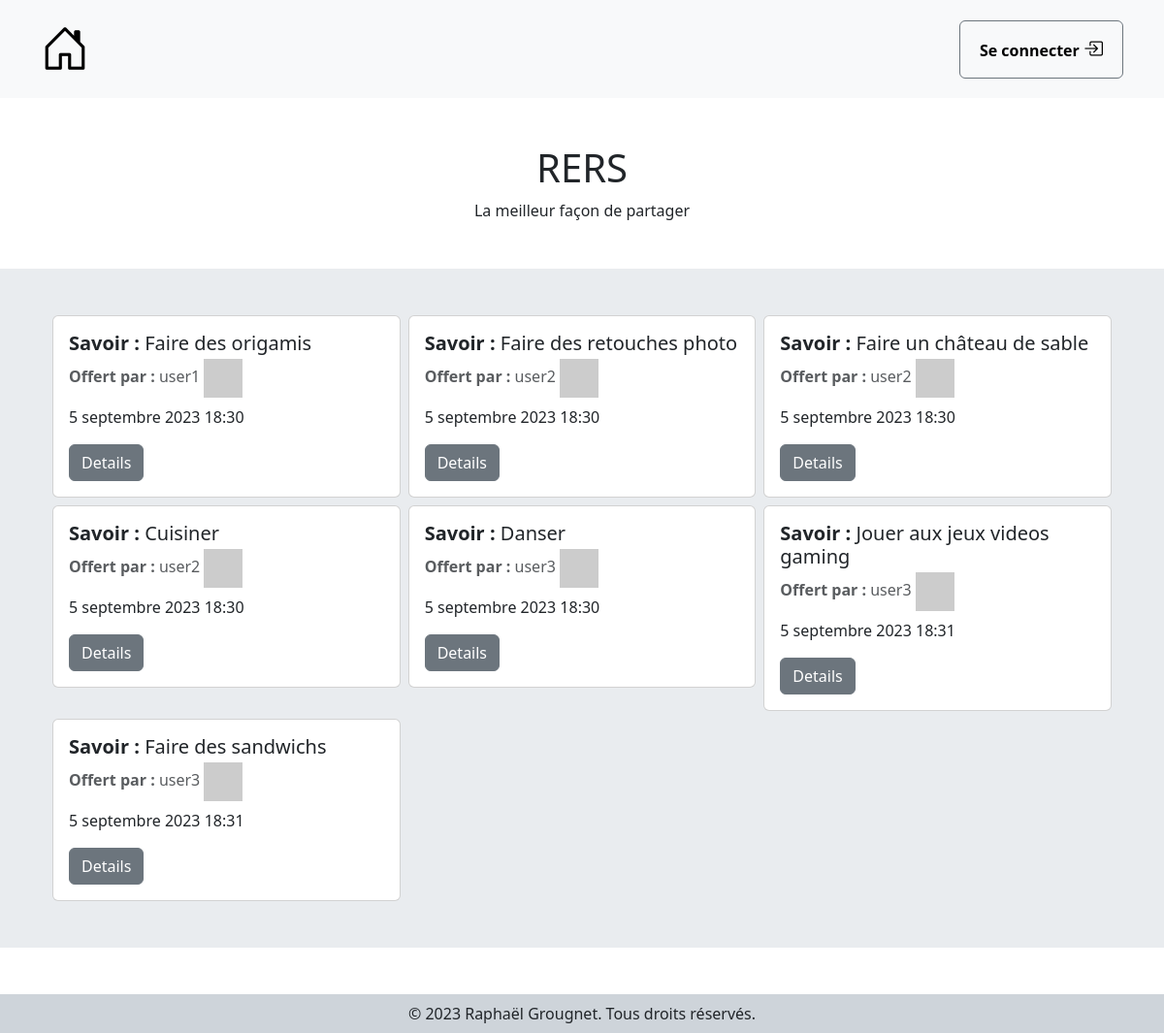
Before: / with the older database file.
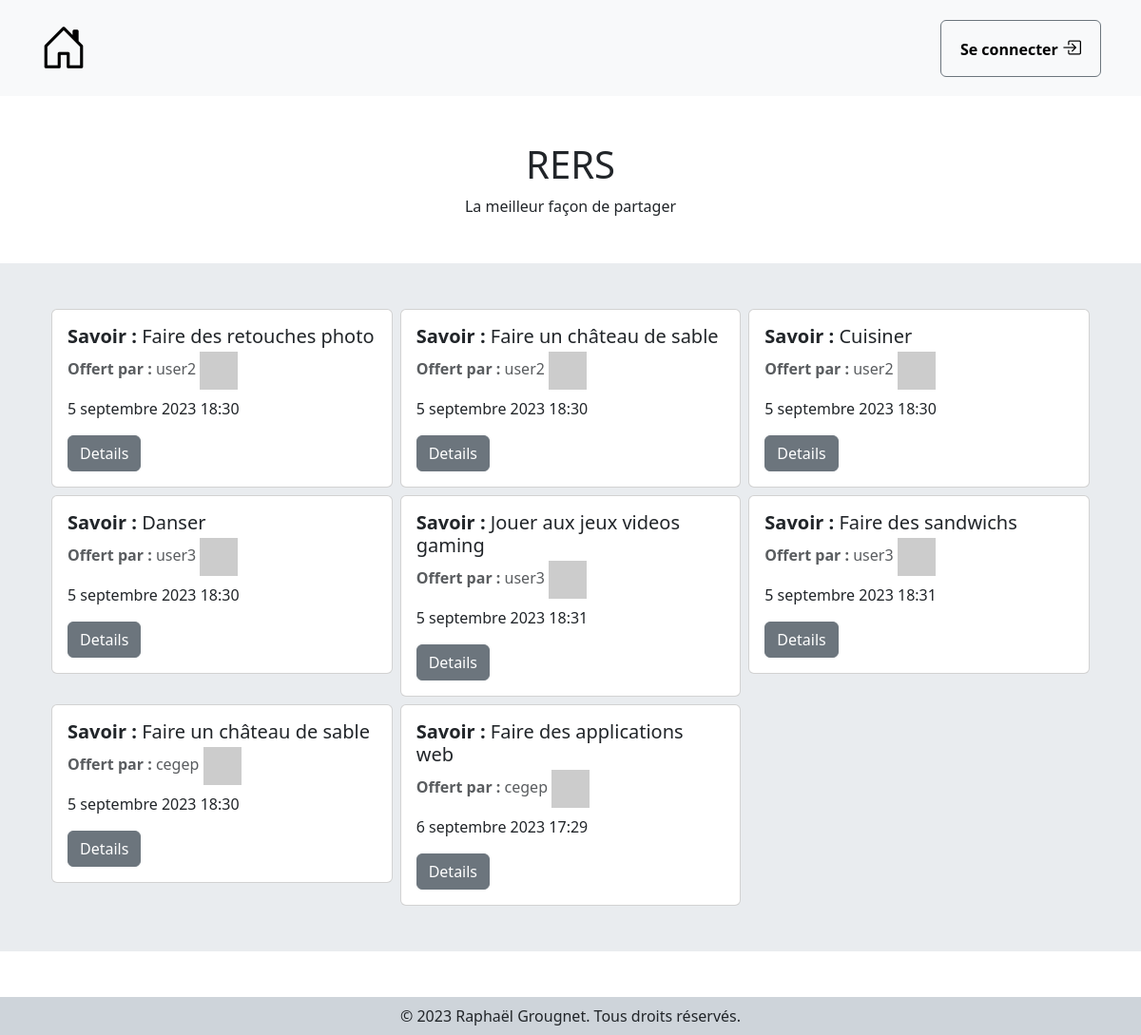
After: the same page with the newer database file.
### rers/models.py (models this page shows, shortened)
class Offre(models.Model):
    created_at = models.DateTimeField(auto_now_add=True, auto_now=False)
    id_user = models.ForeignKey(User, on_delete=models.CASCADE)
    id_savoir = models.ForeignKey(Savoir, on_delete=models.CASCADE)

class Savoir(models.Model):
    created_at = models.DateTimeField(auto_now_add=True, auto_now=False)
    nom = models.CharField(max_length=200)
    description = models.TextField()

class User(AbstractUser):
    pass

### rers/views.py (the view)
# urls.py: path('', views.index, name='index'),
def index(request):
    offres = Offre.objects.exclude(echange__status=1)
    return render(request, 'rers/index.html', {'offres': offres})

### rers/templates/rers/index.html
{% extends "rers/base.html" %}
{% block content %}
<div class="d-flex flex-column align-items-center my-5 ">
    <h1>RERS</h1>
    <span>La meilleur façon de partager</span>
</div>
<section class="bg-body-secondary mt-5 py-5">
    <div class="container px-4 overflow-hidden">
        <div class="row g-2">
            {% for offre in offres %}
            {% if offre.id_savoir.status != 1 %}
            <div class="col-4">
                <div class="card">
                    <div class="card-body">
                        <h5 class="card-title"><b>Savoir :</b> <span>{{offre.id_savoir.nom}}</span></h5>
                        <h6 class="card-subtitle mb-2 text-body-secondary"><b>Offert par :</b>
                            <span>{{offre.id_user.username}}</span> <img class="pfp-card"
                                src="https://robohash.org/{{offre.id_user.id}}" alt="pfp-card"></h6>
                        <p class="card-text">{{offre.id_savoir.created_at}}</p>
                        <a href="{% url 'details_offer' offre.id %}" class="card-link btn btn-secondary">Details</a>
                    </div>
                </div>
            </div>
            {% endif %}
            {% endfor %}
        </div>
    </div>
</section>
{% endblock %}

Changed rows visible on the page:
no longer on this page (row unchanged): Offre: id_savoir.nom "Faire des origamis", id_user.username "user1", id_savoir.created_at "5 septembre 2023 18:30"
added Offre: id_savoir.nom "Faire un château de sable", id_user.username "cegep", id_savoir.created_at "5 septembre 2023 18:30"
added Offre: id_savoir.nom "Faire des applications web", id_user.username "cegep", id_savoir.created_at "6 septembre 2023 17:29"
